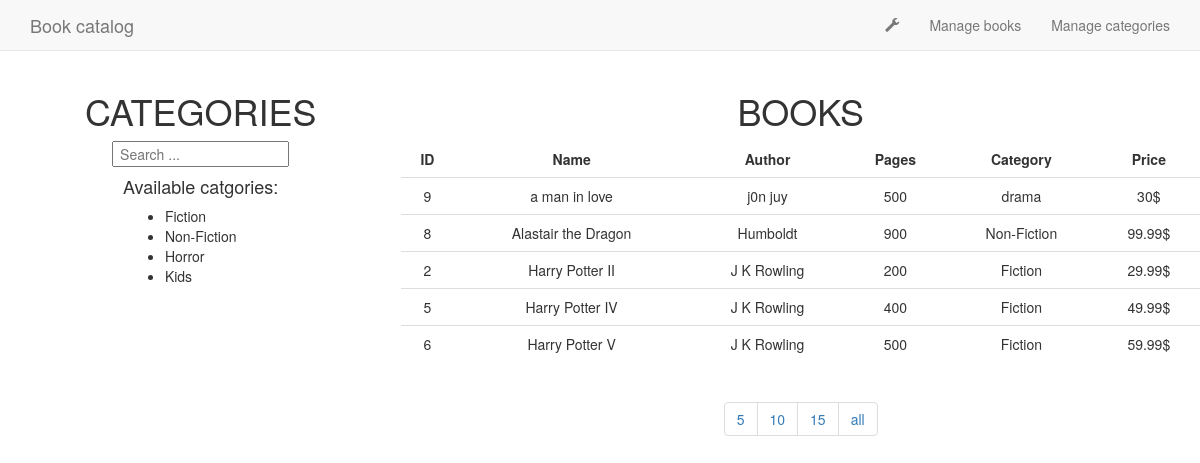
Before: / with the older database file.
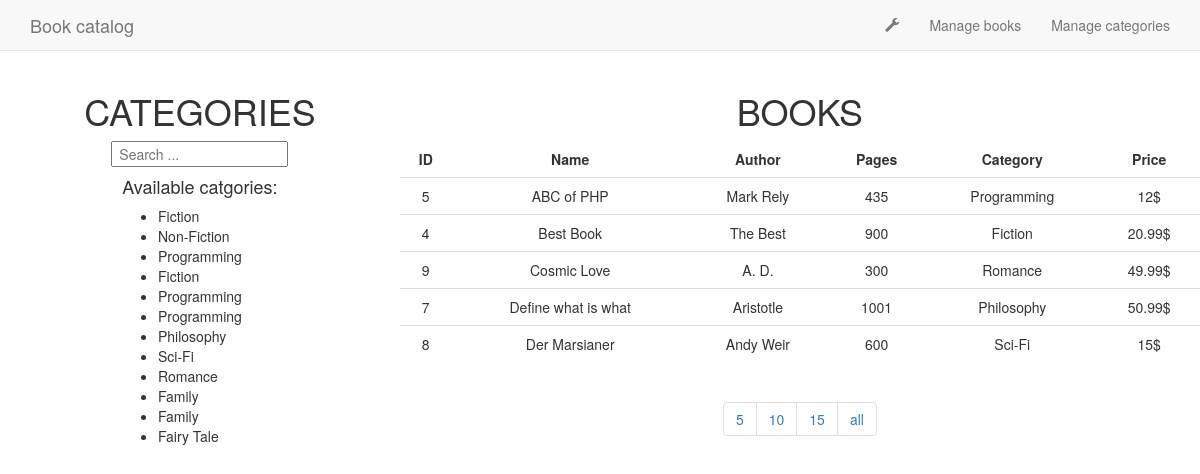
After: the same page with the newer database file.
### tables this page shows
CREATE TABLE `categories` (
  `id_category` int(11) NOT NULL,
  `name_category` text NOT NULL
);

CREATE TABLE `books` (
  `id_book` int(11) NOT NULL,
  `name_book` text NOT NULL,
  `author` text NOT NULL,
  `page_count` int(11) NOT NULL,
  `category` text NOT NULL,
  `price` float NOT NULL
);

### index.php (the view, shortened to what this page needs)
<?php
	require_once('connect.php');
?>
<!DOCTYPE html>
<html>
<head>
	<link rel="stylesheet" href="https://maxcdn.bootstrapcdn.com/bootstrap/3.3.6/css/bootstrap.min.css">
	<link rel="stylesheet" type="text/css" href="./styles.css">
</head>
<body>
<nav class="navbar navbar-default navbar-static-top">
      <div class="container">
          <a class="navbar-brand" href="#">Book catalog</a>
        <div class="collapse navbar-collapse navHeaderCollapse">
          <ul class="nav navbar-nav navbar-right">
        	<li><a><span class="glyphicon glyphicon-wrench"></span></a></li>
            <li><a href="./views/manageBooks.php">Manage books</a></li>
            <li><a href="./views/manageCategories.php">Manage categories</a></li>
          </ul>
        </div>
      </div>
    </nav>
<div id="container">
	<div id="categories">
		<h1>categories</h1>
		<input id="searchInput" placeholder=" Search ..." value="">
		<h4>Available catgories:</h4>
		<ul>
			<?php
		          $categories = "SELECT * FROM categories ORDER BY id_category";
		          $query = mysqli_query($connection, $categories);
		          if($connection->connect_errno!=0) {
		            echo "Error:".$connection->connect_errno;
		          } else {
		            while($row = mysqli_fetch_assoc($query)) {
		              	echo "<li>".$row['name_category']."</li>";
		            }
		          }
        		?>
		</ul>
	</div>
	<div id="books">
		<h1>books</h1>
		<table class="table table-hover">
			<thead>
				<tr>
		          <td><b>ID</b></td>
		          <td><b>Name</b></td>
		          <td><b>Author</b></td>
		          <td><b>Pages</b></td>
		          <td><b>Category</b></td>
		          <td><b>Price</b></td>
        		</tr>
			</thead>
			<tbody id="fbody">
				<?php
		          $books = "SELECT * FROM books ORDER BY name_book";
		          $result = mysqli_query($connection, $books);
		          if($connection->connect_errno!=0) {
		            echo "Error:".$connection->connect_errno;
		          } else {
		            while($row = mysqli_fetch_assoc($result)) {
		              echo "<tr>";
		              echo "<td>".$row['id_book']."</td>";
		              echo "<td>".$row['name_book']."</td>";
		              echo "<td>".$row['author']."</td>";
		              echo "<td>".$row['page_count']."</td>";
		              echo "<td>".$row['category']."</td>";
		              echo "<td>".$row['price']."$</td>";
		              echo "</tr>";
		            }
		          }
        		?>
			</tbody>
		</table>
		<div id="display">
			<nav>
			  <ul class="pagination">
			    <li><a href="#">5</a></li>
			    <li><a href="#">10</a></li>
			    <li><a href="#">15</a></li>
			    <li><a href="#">all</a></li>
			  </ul>
			</nav>
		</div>
	</div>
</div>
</body>
</html>

Changed rows visible on the page:
no longer on this page (row edited): books: id_book "2", name_book "Harry Potter II", author "J K Rowling", page_count "200", category "Fiction", price "29.99"
no longer on this page (row edited): books: id_book "6", name_book "Harry Potter V", author "J K Rowling", page_count "500", category "Fiction", price "59.99"
changed categories (number 3 of 12 on the later page): name_category "Horror" → "Programming"
changed categories (number 4 of 12 on the later page): name_category "Kids" → "Fiction"
added categories: name_category "Programming"
added categories: name_category "Programming"
added categories: name_category "Philosophy"
added categories: name_category "Sci-Fi"
added categories: name_category "Romance"
added categories: name_category "Family"
added categories: name_category "Family"
added categories: name_category "Fairy Tale"
changed books id 5: name_book "Harry Potter IV" → "ABC of PHP"; author "J K Rowling" → "Mark Rely"; page_count "400" → "435"; category "Fiction" → "Programming"; price "49.99" → "12"; moves up the list
added books: id_book "4", name_book "Best Book", author "The Best", page_count "900", category "Fiction", price "20.99"
changed books id 9: name_book "a man in love" → "Cosmic Love"; author "j0n juy" → "A. D."; page_count "500" → "300"; category "drama" → "Romance"; price "30" → "49.99"
now on this page (row edited): books: id_book "7", name_book "Define what is what", author "Aristotle", page_count "1001", category "Philosophy", price "50.99"
changed books id 8: name_book "Alastair the Dragon" → "Der Marsianer"; author "Humboldt" → "Andy Weir"; page_count "900" → "600"; category "Non-Fiction" → "Sci-Fi"; price "99.99" → "15"
